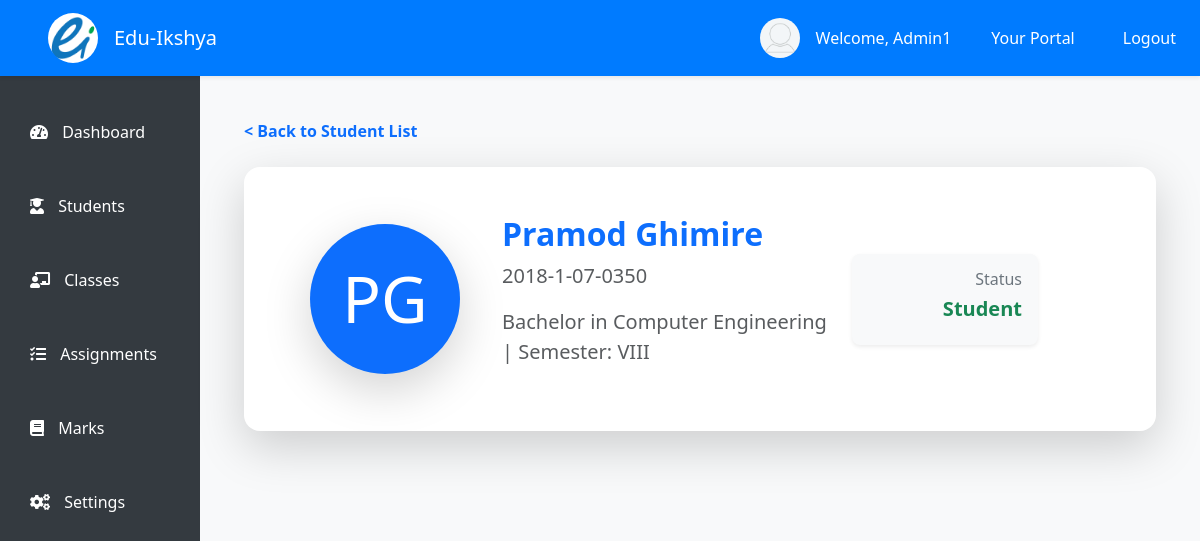
Screenshot of /staff/student/43/ (signed in) with the database file from the repository.
### student/models.py (models this page shows, shortened)
class User(AbstractUser):
    user_id = models.CharField(max_length=15, unique=True, editable=False)
    address = models.CharField(max_length=150, null=True, blank=False)
    contact_number = models.CharField(max_length=20, blank=True, null=True)
    date_of_birth = models.DateField(null=True, blank=True)
    gender = models.CharField(max_length=1, choices=[('M', 'Male'), ('F', 'Female'), ('O', 'Other')])
    is_staff = models.BooleanField(default=False)
    is_student = models.BooleanField(default=False)

class Student(models.Model):
    registration_number = models.CharField(max_length=30, unique=True)
    first_name = models.CharField(max_length=50)
    middle_name = models.CharField(max_length=50, null=True, blank=True)
    last_name = models.CharField(max_length=100)
    batch_year = models.CharField(max_length=4)
    gender = models.CharField(max_length=1, choices=[('M', 'Male'), ('F', 'Female'), ('O', 'Other')])
    date_of_birth = models.DateField()
    email = models.EmailField(blank=True, null=True)
    program = models.ForeignKey(Program, on_delete=models.CASCADE)
    semester = models.ForeignKey(Semester, on_delete=models.RESTRICT)
    user = models.OneToOneField(User, on_delete=models.RESTRICT, null=True, blank=True)

class Program(models.Model):
    program_id = models.CharField(max_length=12, unique=True)
    program_name = models.CharField(max_length=60)

class Semester(models.Model):
    SEMESTER_CHOICES = [
        ('I', 'I'),
        ('II', 'II'),
        ('III', 'III'),
        ('IV', 'IV'),
        ('V', 'V'),
        ('VI', 'VI'),
        ('VII', 'VII'),
        ('VIII', 'VIII'),
    ]
    semester_id = models.CharField(max_length=4, unique=True)
    semester = models.CharField(max_length=5, choices=SEMESTER_CHOICES)

### student/views.py (the view)
# urls.py: path('staff/student/<pk>/', views.student_detail, name='student_detail'),
@login_required
def student_detail(request, pk):
    student = get_object_or_404(Student, pk=pk)
    return render(request, 'staff/student_detail.html', {'student': student})

### templates/staff/student_detail.html
<!DOCTYPE html>
{% extends 'staff/index.html' %}
{% load static %}
{% block student_detail %}
<div class="container mt-4">
    <a class="text-decoration-none text-primary fw-bold" href="{% url 'students:student_lists' pk=user.pk %}">
        &lt; Back to Student List
    </a>
</div>
<div class="container mt-4">
    <div class="card shadow-lg border-0 rounded-4">
        <div class="card-body p-5">
            <div class="row align-items-center">
                <div class="col-md-3 text-center mb-4 mb-md-0">
                    <div class="rounded-circle bg-primary d-flex justify-content-center align-items-center mx-auto shadow-lg"
                         style="width: 150px; height: 150px;">
                        <p class="text-white display-3 mb-0">{{ student.first_name|slice:":1" }}{{ student.last_name|slice:":1" }}</p>
                    </div>
                </div>
                <div class="col-md-5">
                    <h2 class="text-primary fw-bold">{{ student.first_name }} {{ student.last_name }}</h2>
                    <p class="text-muted fs-5">{{ student.registration_number }}</p>
                    <p class="text-muted fs-5">{{student.program.program_name}} | Semester: {{student.semester.semester}}</p>
                </div>
                <div class="col-md-3 text-md-end text-center">
                    <div class="bg-light p-3 rounded-3 shadow-sm">
                        <h6 class="text-secondary">Status</h6>
                        <h5 class="text-success fw-bold">
                            Student
                        </h5>
                    </div>
                </div>
            </div>
        </div>
    </div>
</div>
{% endblock %}

### templates/staff/index.html (shortened to what this page needs)
<!DOCTYPE html>
{% load static %}
<html lang="en">
<head>
    <link href="https://cdn.jsdelivr.net/npm/bootstrap@5.3.3/dist/css/bootstrap.min.css" rel="stylesheet">
    <link rel="stylesheet" href="https://cdnjs.cloudflare.com/ajax/libs/font-awesome/5.15.4/css/all.min.css">
</head>
<body>
    <nav class="navbar navbar-expand-lg top-navbar shadow-sm">
        <a class="navbar-brand d-flex mx-5 align-items-center" href="{% url 'students:staff_dashboard' pk=user.pk %}">
            <img class="rounded-circle" src="{% static 'images/logo/eduikshya-logo.png' %}" alt="Edu-Ikshya Logo"
                width="50" height="50">
            <span class="ms-3 text-white">Edu-Ikshya</span>
        </a>
        <div class="collapse navbar-collapse justify-content-end" id="navbarNav">
            {% if user.is_authenticated %}
            <ul class="navbar-nav ms-auto d-none d-lg-flex align-items-center">
                <li class="nav-item mx-3">
                    <div class="d-flex align-items-center">
                        <div class="profile-pic">
                            <img src="{% static 'images/profile/images.png' %}">
                        </div>
                        <p class="text-white mb-0">Welcome, {{ user.first_name }}</p>
                    </div>
                </li>
                {% if user.is_superuser %}
                <li class="nav-item mx-3">
                    <a class="nav-link text-white" href="{% url 'admin:index' %}">Your Portal</a>
                </li>
                {% endif %}
                <li class="nav-item mx-3">
                    <a class="nav-link text-white" href="{% url 'students:logout' %}">Logout</a>
                </li>
            </ul>
            {% endif %}
        </div>
    </nav>
    <div class="side-navbar d-none d-lg-flex">
        <nav class="nav flex-column w-100">
            <a class="nav-link {% if request.resolver_match.url_name == 'staff_dashboard' %}active{% endif %}"
                href="{% url 'students:staff_dashboard' pk=user.pk %}">
                <i class="fas fa-tachometer-alt"></i> <span>Dashboard</span>
            </a>
            <a class="nav-link {% if request.resolver_match.url_name == 'student_lists' %}active{% endif %}"
                href="{% url 'students:student_lists' pk=user.pk %}">
                <i class="fas fa-user-graduate"></i> <span>Students</span>
            </a>
            <a class="nav-link {% if request.resolver_match.url_name == 'classes_view' %}active{% endif %}"
                href="{% url 'students:classes_view' pk=user.pk %}">
                <i class="fas fa-chalkboard-teacher"></i> <span>Classes</span>
            </a>
            <a class="nav-link {% if request.resolver_match.url_name == 'assignments' %}active{% endif %}"
                href="{% url 'students:assignments' pk=user.pk %}">
                <i class="fas fa-tasks"></i> <span>Assignments</span>
            </a>
            <a class="nav-link {% if request.resolver_match.url_name == 'marks_dashboard' %}active{% endif %}"
                href="{% url 'students:marks_dashboard' pk=user.pk %}">
                <i class="fas fa-book"></i> <span>Marks</span>
            </a>
            <div class="mt-auto">
                <a class="nav-link" href="#">
                    <i class="fas fa-cogs"></i> <span>Settings</span>
                </a>
            </div>
        </nav>
    </div>
    <div class="content">
        <div class="container">
            {% block student_detail %}
            {% endblock %}
        </div>
    </div>
</body>
</html>

### templates/staff/index.html (style rules this page uses)
body { display: flex; }
.top-navbar { position: fixed; top: 0; width: 100%; z-index: 1030; background-color: #007bff; }
.side-navbar { position: fixed; top: 75px; bottom: 0; width: 200px; padding-top: 20px; background-color: #343a40; display: flex; flex-direction: column; }
.side-navbar .nav-link { padding: 25px 30px; }
.content { margin-top: 75px; margin-left: 200px; padding: 20px; width: calc(100% - 200px); background-color: #f8f9fa; }
.profile-pic { width: 40px; height: 40px; border-radius: 50%; overflow: hidden; margin-right: 1rem; }
.profile-pic img { width: 100%; height: auto; }
.nav-link { color: white; }
.side-navbar .nav-link span { margin-left: 10px; }
.content { background-color: #f8f9fa; min-height: 100vh; }

### rows the page displays
User: first_name "Admin1"
Student: first_name "P", last_name "G", first_name "Pramod", last_name "Ghimire", registration_number "2018-1-07-0350", program.program_name "Bachelor in Computer Engineering", semester.semester "VIII"
